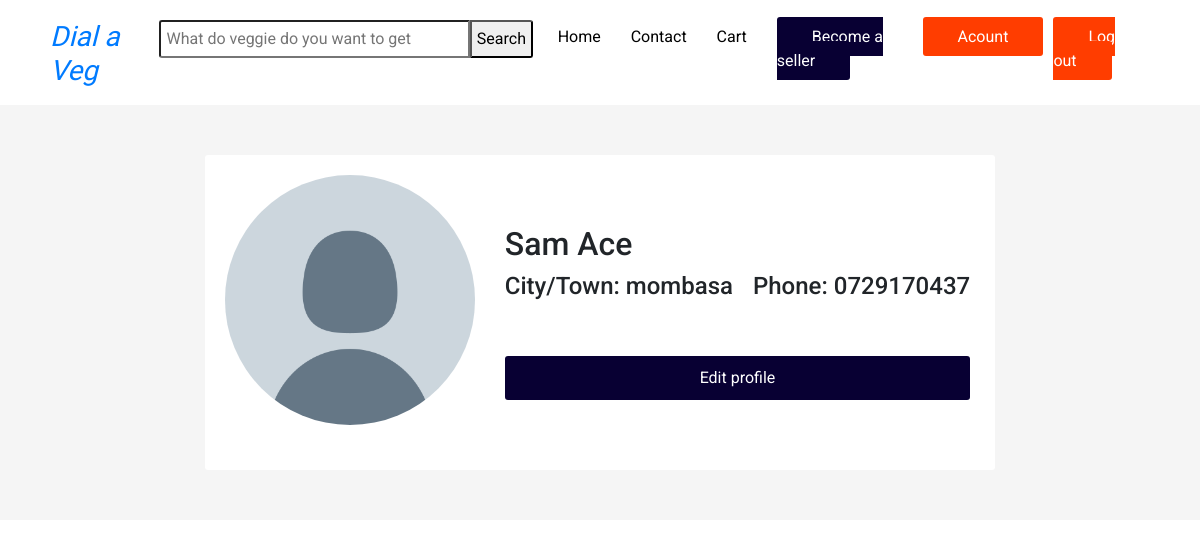
/customers/account.php (signed in), run on the app's committed database.
### tables this page shows
CREATE TABLE `customers` (
  `customer_id` int(11) NOT NULL,
  `first_name` varchar(255) NOT NULL,
  `last_name` varchar(255) NOT NULL,
  `email` varchar(255) NOT NULL,
  `phone` varchar(255) NOT NULL,
  `county` varchar(255) NOT NULL,
  `city` varchar(255) NOT NULL,
  `date_of_birth` date NOT NULL,
  `profile_pic` varchar(255) NOT NULL,
  `password` varchar(255) NOT NULL
);

### customers/account.php (the view, shortened to what this page needs)
<?php
    require_once"../configure/dbo_config.php";
    global $id;
    if(!isset($_SESSION['c_id'])) {
        header("Location: ../login.php");
    } else if(isset($_SESSION['c_id'])){
        $id = $_SESSION['c_id'];
    }
    $sql = "SELECT * FROM customers WHERE customer_id = ?";
    $stmt = $pdo->prepare($sql);
    $stmt->execute([$id]);
    $seller = $stmt->fetch();
?>
<?php include"header.php"; ?>
<section class="account">
    <div class="acc-card">
        <div class="acc-card-img">
            <?php echo"<img src='$seller->profile_pic'>" ?>
        </div>
        <div class="acc-card-content">
            <div class="name">
                <?php echo "<h2>" . ucwords($_SESSION['c_fullname']) . "</h2>"?>
            </div>
            <div class="acc-details" style="display: flex; gap: 20px;">
                <?php echo "<h4>City/Town: $seller->city</h4>" ?>
                <?php echo "<h4>Phone: $seller->phone</h4>" ?>
            </div><br><br>
            <a href="#" class="edit">Edit profile</a>
        </div>
    </div>
</section>

### css/style.css (style rules this page uses)
* { margin: 0; padding: 0; }
body { font-family: 'Roboto', sans-serif; }
img { border-radius: 3px 3px 0 0; }
.account { background: #f5f5f5; padding: 50px; display: flex; align-items: center; justify-content: center; }
.acc-card { display: flex; gap: 25px; background: #fff; padding: 20px; border-radius: 3px;; }
.acc-card img { object-fit: cover; width: 250px; height: 250px; border-radius: 50%; }
.acc-card-content { padding: 50px 5px; }
.edit { text-align: center; text-decoration: none; background: #080033; color: #fff; padding: 10px 25px; display: block; border-radius: 3px; }

### data on the page
customers: profile_pic (placeholder picture), city "mombasa", phone "0729170437"

### other printed values
$_SESSION['c_fullname'] "Sam Ace"
